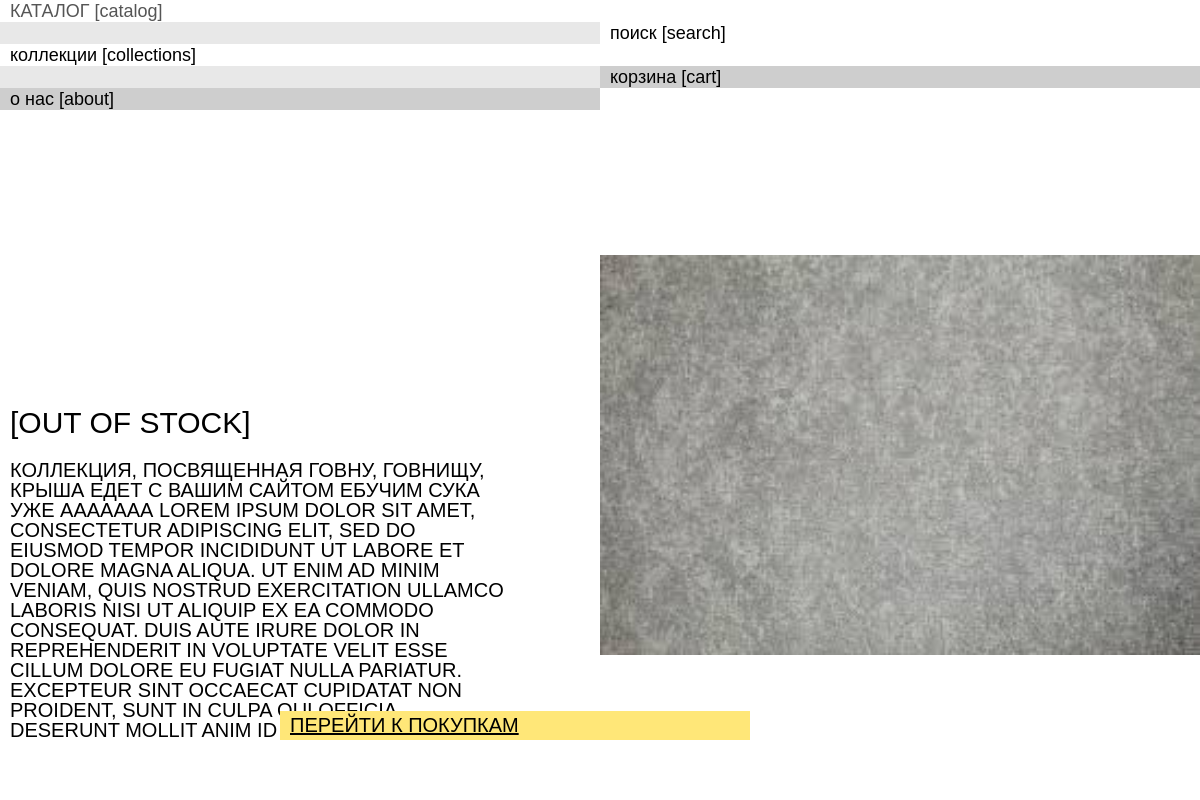
Page /collections/2/ on the committed database.
### main/models.py (models this page shows, shortened)
class Collection(models.Model):
    name = models.CharField("Название коллекции", max_length=255)
    year = models.PositiveIntegerField("Год коллекции")
    status = models.CharField("Статус коллекции (наличие)", max_length=255)
    description = models.TextField(
        verbose_name="Описание",
        blank=True,
        null=True,
        help_text="Многострочное описание коллекции"
    )

class CollectionImage(models.Model):
    collection = models.ForeignKey(Collection, related_name='images', on_delete=models.CASCADE)
    image = models.ImageField("Фотография", upload_to='collections/')

### main/views.py (the view)
# urls.py: path('collections/<int:collection_id>/', views.collection_detail, name='collection_detail'),
def collection_detail(request, collection_id):
    collection = get_object_or_404(Collection, id=collection_id)
    images = CollectionImage.objects.filter(collection_id=collection_id)
    if collection.description is None:
        collection.description = ""
    return render(request, 'collection_detail.html', {
        'collection': collection,
        'images': images,
        'background_image': get_background_image(),
    })

### main/views.py (called while the page is built)
def get_background_image():
    try:
        return HomePageImage.objects.latest('uploaded_at')
    except HomePageImage.DoesNotExist:
        return None

### templates/collection_detail.html (shortened to what this page needs)
{% extends 'base.html' %}
{% load static %}
{% block content %}
    <div class="collection-detail">
        <div class="collection-info" id="collection-info">
            <div class="title-wrap">
                <div class="collection-title">[{{ collection.status }}]</div>
            </div>
            <div class="description">{{ collection.description }}</div>
            <a class="collection-plaque" href="{% url 'catalog' %}">перейти к покупкам</a>
        </div>
        <div class="collection-card-images">
            {% for img in images %}
                <img src="{{ img.image.url }}">
            {% endfor %}
        </div>
    </div>
{% endblock %}

### main/static/css/main.css (style rules this page uses)
* { margin: 0; padding: 0; }
body { background-color: white; font-family: sans-serif; display: flex; flex-direction: column; }
html, body { height: 100%; overflow-x: hidden; }
.title-wrap { width: 100%; margin-top: 12px; position: relative; display: flex; align-items: center; justify-content: start; }
.description { position: relative; font-size: 20px; margin: 20px 0; line-height: 1; max-width: 500px; }
.collection-title { font-size: 30px; }
.collection-plaque { color: #000; width: 450px; font-size: 20px; position: absolute; display: inline-block; padding: 3px 10px; text-decoration: underline; background-color: #FFE778; z-index: 3; font-weight: 400; bottom: 20px; right: -150px; }
.collection-card-images { display: flex; flex-direction: row; position: relative; width: 100%; overflow-x: auto; overflow-y: hidden; gap: 10px; z-index: 102; }
.collection-detail { display: grid; grid-template-columns: 1fr 1fr; position: relative; height: 100%; min-height: 0; overflow: hidden; }
.collection-info { flex: 1; display: flex; flex-direction: column; justify-content: flex-end; position: relative; margin-bottom: 40px; padding: 0 10px; text-transform: uppercase; transition: width .1s ease; }
.collection-card-images { width: 50vw; max-width: 100vw; overflow-x: auto; overflow-y: hidden; white-space: nowrap; scroll-behavior: smooth; transition: width .1s ease; }
.collection-card-images img { width: 100%; display: inline-block; object-fit: contain; vertical-align: middle; }

### rows in the picture
Collection: status "OUT OF STOCK", description "КОЛЛЕКЦИЯ, ПОСВЯЩЕННАЯ ГОВНУ, ГОВНИЩУ, КРЫША ЕДЕТ С ВАШИМ САЙТОМ ЕБУЧИМ СУКА УЖЕ ААААААА LOREM IPSUM DOLOR SIT AMET, CONSECTETUR ADIPISCING ELIT, SED DO EIUSMOD TEMPOR INCIDIDUNT UT LABORE ET DOLORE MAGNA ALIQUA. UT ENIM AD MINIM VENIAM, QUIS NOSTRUD EXERCITATION ULLAMCO LABORIS NISI UT ALIQUIP EX EA COMMODO CONSEQUAT. DUIS AUTE IRURE DOLOR IN REPREHENDERIT IN VOLUPTATE VELIT ESSE CILLUM DOLORE EU FUGIAT NULLA PARIATUR. EXCEPTEUR SINT OCCAECAT CUPIDATAT NON PROIDENT, SUNT IN CULPA QUI OFFICIA DESERUNT MOLLIT ANIM ID EST LABORUM."
CollectionImage: image (picture)
